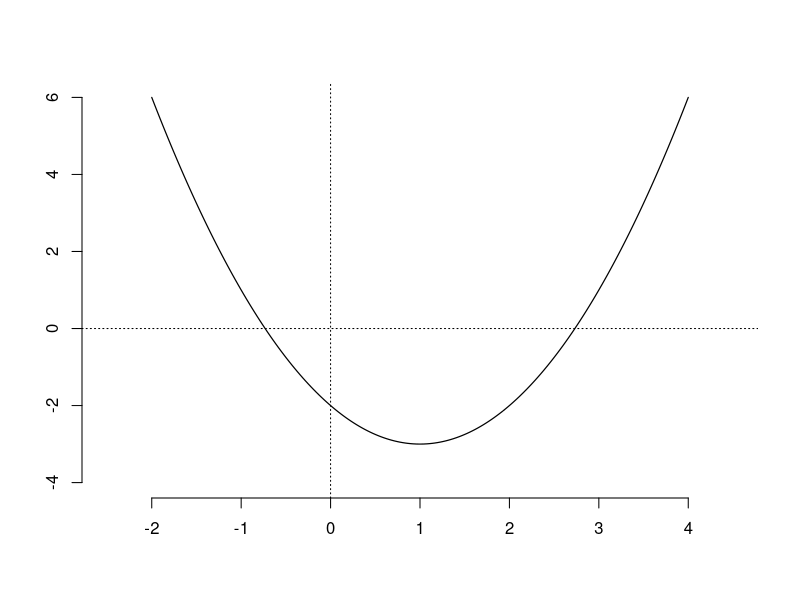
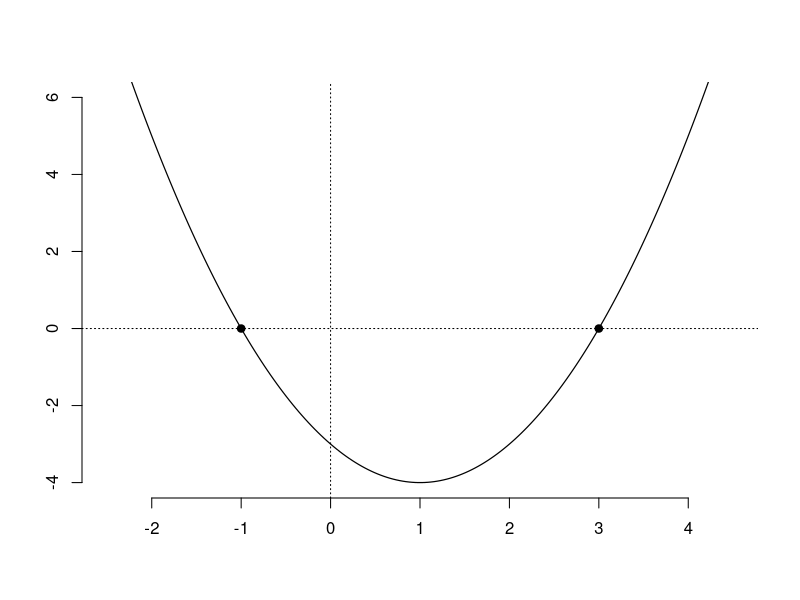

Reproduce these figures in R, in order.
setwd("C:/Users/18904/Github/junior-mathematics/codes")
if(!dir.exists("../figures"))dir.create("../figures")

# week135-1: y=x^2-2x-2
draw1=function(){
  x=seq(-2,4,len=200)
  plot(x,x^2-2*x-2,type="l",lwd=1.2,col=1,xlim=c(-2.5,4.5),ylim=c(-4,6),axes=FALSE,xlab="",ylab="")
  abline(h=0,v=0,lty=3);axis(1);axis(2)
}
cairo_pdf("../figures/week135-1.pdf",width=4,height=4,family="sans");draw1();dev.off()
svglite::svglite("../figures/week135-1.svg",width=4,height=4);draw1();dev.off()

# week135-2: y=x^2-2x-3
draw2=function(){
  x=seq(-2.5,4.5,len=200)
  plot(x,x^2-2*x-3,type="l",lwd=1.2,col=1,xlim=c(-2.5,4.5),ylim=c(-4,6),axes=FALSE,xlab="",ylab="")
  abline(h=0,v=0,lty=3);axis(1);axis(2)
  points(c(-1,3),c(0,0),pch=19)
}
cairo_pdf("../figures/week135-2.pdf",width=4,height=4,family="sans");draw2();dev.off()
svglite::svglite("../figures/week135-2.svg",width=4,height=4);draw2();dev.off()
